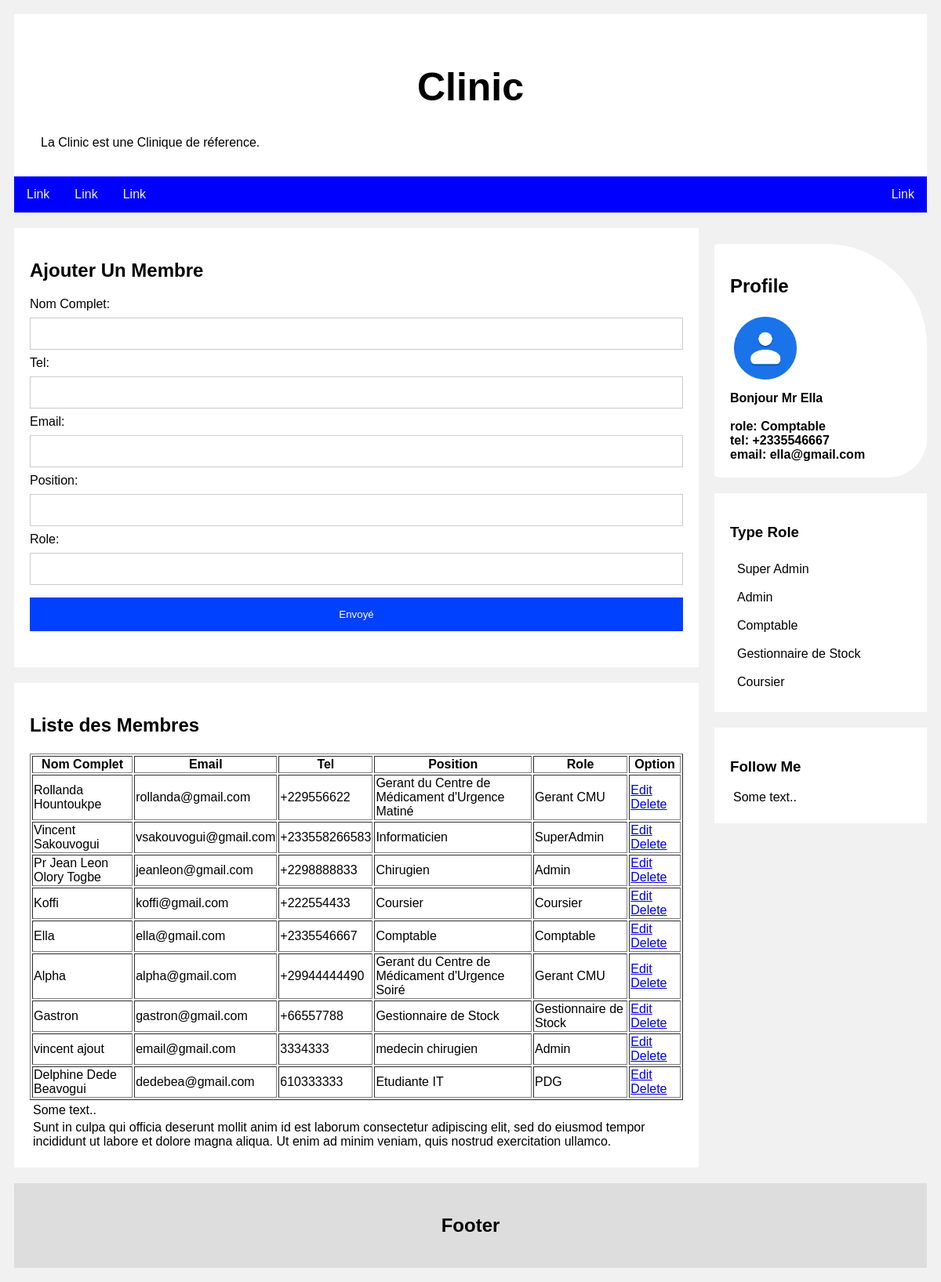
Screenshot of /cmu/untitled.php (signed in) with the database file from the repository.
### tables this page shows
CREATE TABLE `users` (
  `matricule` bigint(20) NOT NULL,
  `fullname` varchar(100) NOT NULL,
  `tel` varchar(50) NOT NULL,
  `email` varchar(50) NOT NULL,
  `position` varchar(50) NOT NULL,
  `role` varchar(50) NOT NULL,
  `status` varchar(100) NOT NULL DEFAULT 'actif',
  `matriculredacteur` varchar(100) NOT NULL,
  `lastmodification` text NOT NULL,
  `timestamp` timestamp NOT NULL DEFAULT current_timestamp()
);

### cmu/untitled.php (the view, shortened to what this page needs)
<!DOCTYPE html>
<html>
<head>
<link rel="stylesheet" href="cliniccss.css">
</head>
<body>
<div class="header">
  <h1>Clinic </h1>
  <p>La Clinic est une Clinique de réference.</p>
</div>
<div class="topnav">
  <a href="#">Link</a>
  <a href="#">Link</a>
  <a href="#">Link</a>
  <a href="#" style="float:right">Link</a>
</div>
<div class="row">
  <div class="leftcolumn">
    <div class="card">
      <h2>Ajouter Un Membre</h2>
        <div>
    <form method="POST" action="addmember.php">
      <label>Nom Complet:</label><input type="text" name="firstname">
      <label>Tel:</label><input type="text" name="lastname">
      <label>Email:</label><input type="text" name="lastname">
      <label>Position:</label><input type="text" name="lastname">
      <label>Role:</label><input type="text" name="lastname">
      <button type="submit">Envoyé</button>
    </form>
  </div>
  <br>
    </div>
    <div class="card">
      <h2>Liste des Membres</h2>
 <div>
    <table border="1">
      <thead>
        <th>Nom Complet</th>
        <th>Email</th>
        <th>Tel</th>
        <th>Position</th>
        <th>Role</th>
        <th>Option</th>
      </thead>
      <tbody>
        <?php
          include('db/config.php');
          $sql = "SELECT * FROM users ";
        if($stmt = $pdo->prepare($sql)){
            if($stmt->execute()){
                if($stmt->rowCount()>0){
                    $arraystable= $stmt->fetchAll();
                   foreach ($arraystable as $row) {
                    ?>
                    <tr>
              <td><?php echo $row['fullname']; ?></td>
              <td><?php echo $row['email']; ?></td>
               <td><?php echo $row['tel']; ?></td>
              <td><?php echo $row['position']; ?></td>
               <td><?php echo $row['role']; ?></td>
              <td>
                <a href="#" onclick="document.getElementById('id02').style.display='block'" <?php $idmatricule=$row['matricule'] ?> >Edit</a>
                <a href="delete.php?id=<?php echo $row['matricule']; ?>">Delete</a>
              </td>
            </tr><?php
                   }}}}
        ?>
      </tbody>
    </table>
  </div>      <p>Some text..</p>
      <p>Sunt in culpa qui officia deserunt mollit anim id est laborum consectetur adipiscing elit, sed do eiusmod tempor incididunt ut labore et dolore magna aliqua. Ut enim ad minim veniam, quis nostrud exercitation ullamco.</p>
    </div>
  </div>
   <div class="rightcolumn">
    <div class="card shadowexempl">
      <h2>Profile </h2>
            <div class="fakeimg" style="height:100px;"><img src="images/contact.png" style="height:80px;"></div>
<b>Bonjour Mr <?php echo htmlspecialchars($_SESSION["fullname"]); ?></b>
      <br>
      <br>
      <b>role: <?php echo htmlspecialchars($_SESSION["role"]); ?></b>
            <br>
      <b>tel: <?php echo htmlspecialchars($_SESSION["tel"]); ?></b>
        <br>
      <b>email: <?php echo htmlspecialchars($_SESSION["email"]); ?></b>
    </div>
    <div class="card">
      <h3>Type Role</h3>
      <div class="fakeimg"><p>Super Admin</p></div>
      <div class="fakeimg"><p>Admin</p></div>
      <div class="fakeimg"><p>Comptable</p></div>
      <div class="fakeimg"><p>Gestionnaire de Stock</p></div>
      <div class="fakeimg"><p>Coursier</p></div>
    </div>
    <div class="card">
      <h3>Follow Me</h3>
      <p>Some text..</p>
    </div>
  </div>
</div>
<div class="footer">
  <h2>Footer</h2>
</div>
</body>
</html>

### cliniccss.css (style rules this page uses)
* { box-sizing: border-box; }
body { font-family: Arial; padding: 10px; background: #f1f1f1; }
.header { padding: 30px; text-align: center; background: white; }
.header h1 { font-size: 50px; }
.topnav { overflow: hidden; background-color: #0000ff; }
.topnav a { float: left; display: block; color: #f2f2f2; text-align: center; padding: 14px 16px; text-decoration: none; }
.leftcolumn { float: left; width: 75%; }
.rightcolumn { float: left; width: 25%; background-color: #f1f1f1; padding-left: 20px; }
.fakeimg { width: 100%; padding: 5px; }
.card { background-color: white; padding: 20px; margin-top: 20px; }
.row:after { content: ""; display: table; clear: both; }
.footer { padding: 20px; text-align: center; background: #ddd; margin-top: 20px; }
input[type=text], input[type=password] { width: 100%; padding: 12px 20px; margin: 8px 0; display: inline-block; border: 1px solid #ccc; box-sizing: border-box; }
button,.btn1class { background-color: #0040ff; color: white; padding: 14px 20px; margin: 8px 0; border: none; cursor: pointer; width: 100%; }
.shadowexempl { border-radius: 5px 130px 50px 5px; margin-top: 40px; }
p { margin: 4px; text-align: left; }

### rows the page displays
users: fullname "Rollanda Hountoukpe", email "rollanda@gmail.com", tel "+229556622", position "Gerant du Centre de Médicament d'Urgence Matiné", role "Gerant CMU"
users: fullname "Vincent Sakouvogui", email "vsakouvogui@gmail.com", tel "+233558266583", position "Informaticien", role "SuperAdmin"
users: fullname "Pr Jean Leon Olory Togbe", email "jeanleon@gmail.com", tel "+2298888833", position "Chirugien", role "Admin"
users: fullname "Koffi", email "koffi@gmail.com", tel "+222554433", position "Coursier", role "Coursier"
users: fullname "Ella", email "ella@gmail.com", tel "+2335546667", position "Comptable", role "Comptable"
users: fullname "Alpha", email "alpha@gmail.com", tel "+29944444490", position "Gerant du Centre de Médicament d'Urgence Soiré", role "Gerant CMU"
users: fullname "Gastron", email "gastron@gmail.com", tel "+66557788", position "Gestionnaire de Stock", role "Gestionnaire de Stock"
users: fullname "vincent ajout", email "email@gmail.com", tel "3334333", position "medecin chirugien", role "Admin"
users: fullname "Delphine Dede Beavogui", email "dedebea@gmail.com", tel "610333333", position "Etudiante IT", role "PDG"

### other values shown
$_SESSION["fullname"] "Ella"
$_SESSION["role"] "Comptable"
$_SESSION["tel"] "+2335546667"
$_SESSION["email"] "ella@gmail.com"
